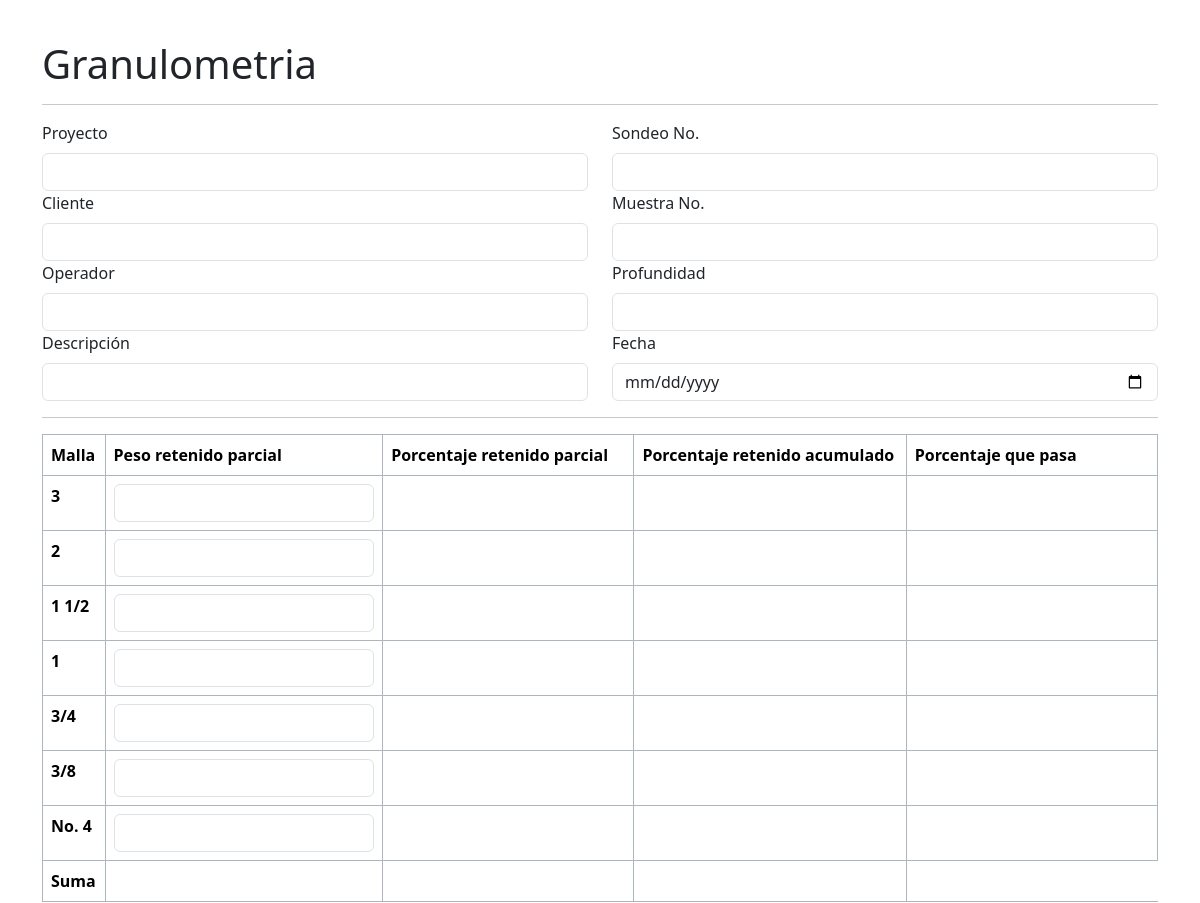
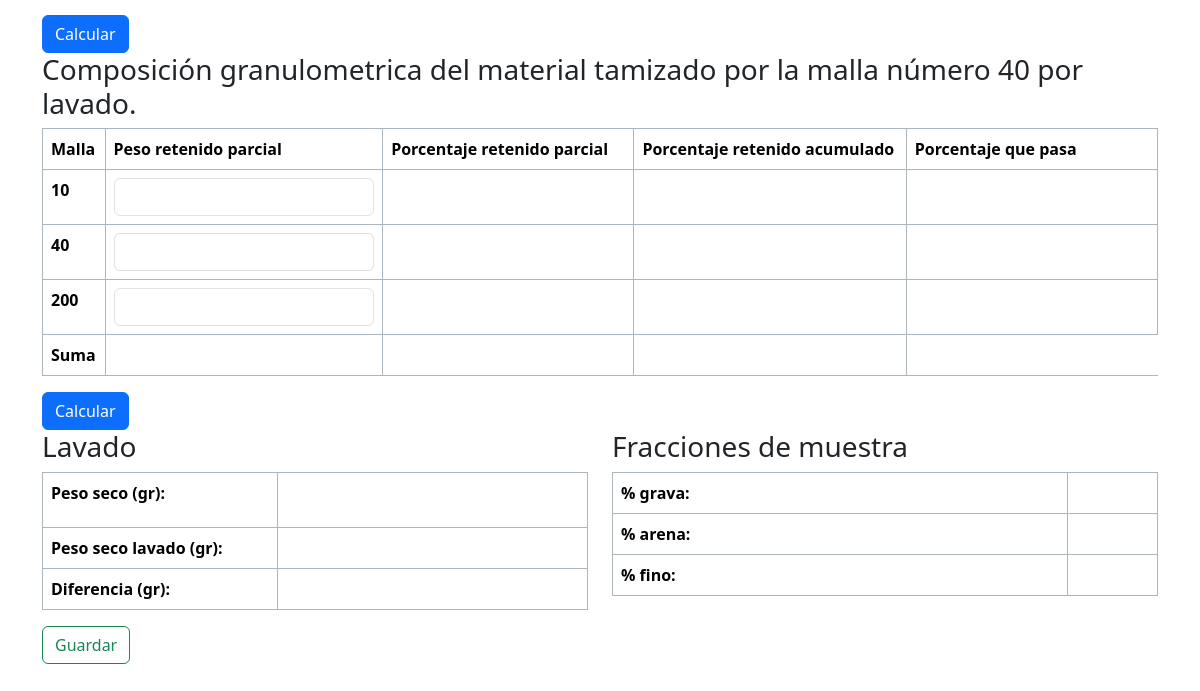
Before: /granulometria/ with the older database file (2 pictures, top to bottom).
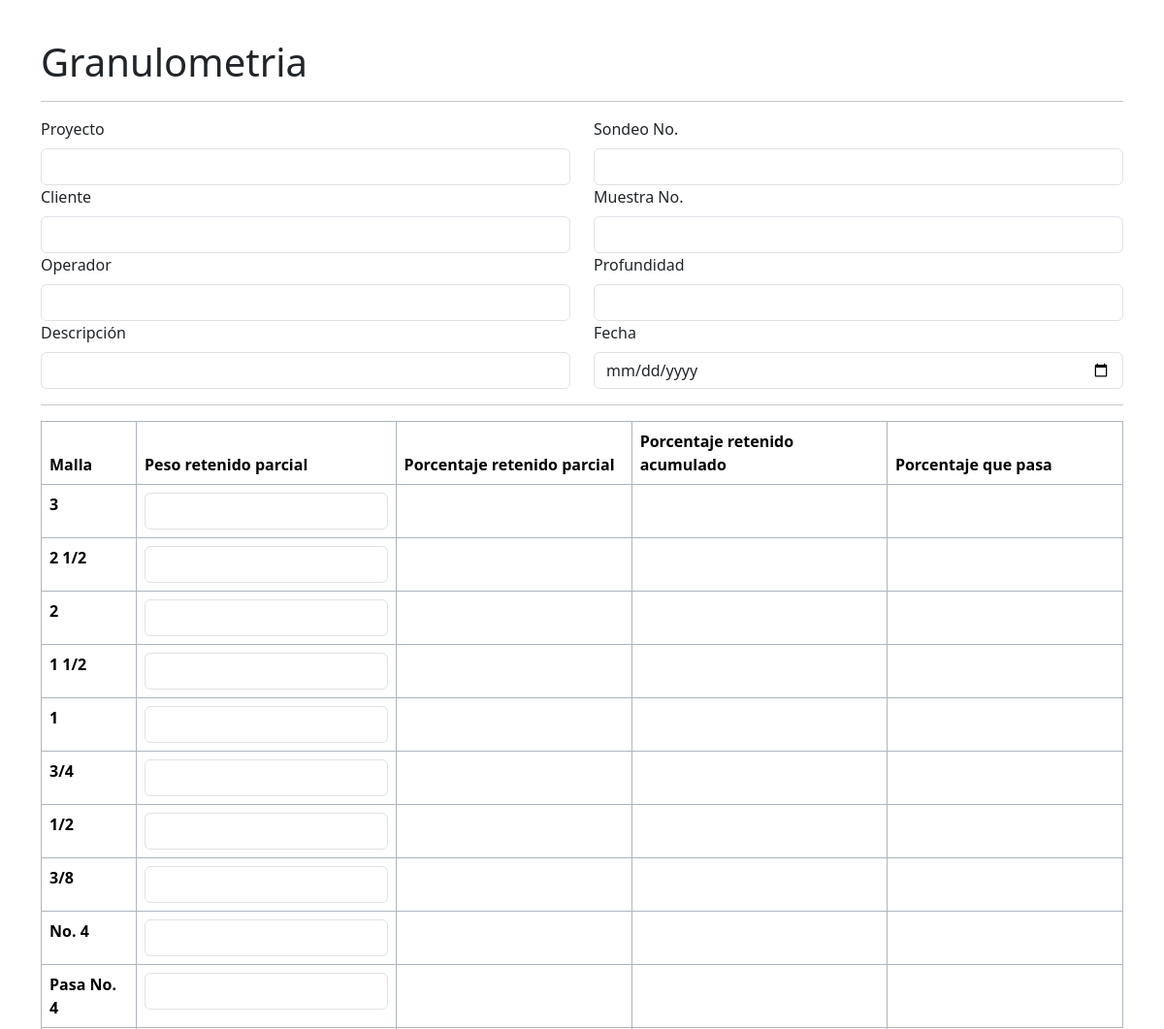
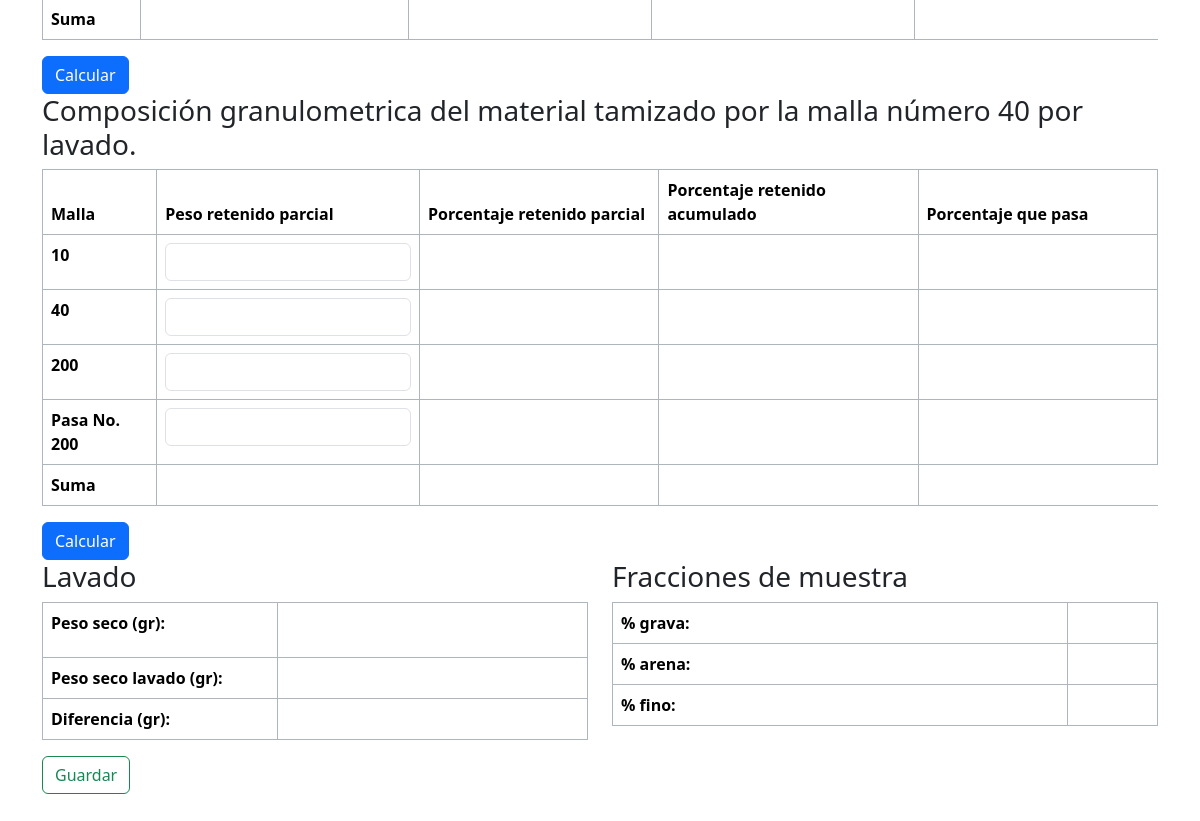
After: the same page with the newer database file (2 pictures, top to bottom).
### ensayos/models.py (models this page shows)
class Mallas(models.Model):
    id_malla = models.IntegerField(primary_key=True)
    medida = models.TextField()
    medida_mm = models.DecimalField(max_digits=10, decimal_places=3, null=True)

### ensayos/views.py (the view)
# urls.py: path('granulometria/', ensayos.views.granulometria),
def granulometria(request):
    if request.method == 'POST':
        nombre_proyecto = request.POST('nombre_proyecto')
        cliente = request.POST('cliente')
        operador = request.POST('operador')
        descripcion = request.POST('descripcion')
        no_sondeo = request.POST('no_sondeo')
        no_muestra = request.POST('no_muestra')
        profundidad = request.POST('profundidad')
        fecha_ensayo = request.POST('fecha_ensayo')
        PRP = request.POST.getlist('PRP')
        PerRP = request.POST.getlist('PeRP')
        PerRA = request.POST.getlist('PeRA')
        PQP = request.POST.getlist('PQP')
        PRPL = request.POST.getlist('PRPL')
        PerRPL = request.POST.getlist('PeRPL')
        PerRAL = request.POST.getlist('PeRAL')
        PQPL = request.POST.getlist('PQPL')
        with connection.cursor() as cursor:
            cursor.execute("INSERT INTO ensayos_ensayo(nombre_proyecto, cliente,operador,descripcion, no_sondeo, profundidad, fecha, tipo, codigo_area_id) VALUES(%s, %s, %s, %s, %s, %s, %s, %s, %s)")
            cursor.execute("SELECT * FROM ensayos_ensayo ORDER BY id DESC LIMIT 1;").fetchall()
            cursor.execute("INSERT INTO ensayos_granulometria(PRP, PeRP,PRA, PeQP, id_ensayo_id, id_malla_id) VALUES(%s, %s, %s, %s, %s, %s )")
        cursor.commit()
        print("return html: "+ str(PRP))
        print("return html prpl: "+ str(PRPL))
        return render(request, 'index.html')
    else:
        mallas = models.Mallas.objects.values_list('medida', 'medida_mm', 'id_malla')
        print(mallas)
        return render(request, 'granulometria.html', context={
            'mallas': mallas,
        })

### ensayos/templates/granulometria.html (shortened to what this page needs)
{% extends "layout.html" %}
{% block content %}
<h1> Granulometria </h1>
<hr>
<form>
  <div class="row">
    <div class="col-md">
      <label class="form-label">Proyecto</label>
      <input type="text" name="nombre_proyecto" class="form-control">
      <label class="form-label">Cliente</label>
      <input type="text" name="cliente" class="form-control">
      <label class="form-label">Operador</label>
      <input type="text" name="operador" class="form-control">
      <label class="form-label">Descripción</label>
      <input type="text" name="descripcion" class="form-control">
    </div>
    <div class="col-md">
      <label class="form-label">Sondeo No.</label>
      <input type="text" name="no_sondeo" class="form-control">
      <label class="form-label">Muestra No.</label>
      <input type="text" name="no_muestra" class="form-control">
      <label class="form-label">Profundidad</label>
      <input type="text" name="profundidad"  class="form-control">
      <label class="form-label">Fecha</label>
      <input type="date" name="fecha_ensayo" class="form-control">
    </div>
  </div>
</form>
<hr>
<form action="/granulometria/" method="POST">
  <div class="row ">
    <div class="table-responsive">
      <table class="table table-bordered border-dark-subtle">
        <thead>
          <tr>
            <th scope="col">Malla</th>
            <th scope="col">Peso retenido parcial</th>
            <th scope="col">Porcentaje retenido parcial</th>
            <th scope="col">Porcentaje retenido acumulado</th>
            <th scope="col">Porcentaje que pasa</th>
          </tr>
        </thead>
        <tbody>
          {% for medida in mallas %}
          <tr>
            {% if medida.1 > 2 or medida.0 == "Pasa No. 4" %}
            <th scope="row">{{ medida.0 }}</th>
            <td><input class="form-control" name="PRP" type="number" step="0.01" value="" id="PRP{{medida.2}}"
                oninput="sumaPRP(event,'PRP' ,'sumaPRP')"> </td>
            <td><input class="form-control-plaintext" name="PeRP" type="number" step="0.01" value="" id="PeRP{{medida.2}}"
                readonly></td>
            <td><input class="form-control-plaintext" name="PeRA" type="number" step="0.01" value="" readonly></td>
            <td><input class="form-control-plaintext" name="PQP" type="number" step="0.01" value="" id="PQP{{medida.2}}" readonly></td>
            {% endif %}
          </tr>
          {% endfor %}
          <tr>
            <th>Suma</th>
            <td id="sumaPRP"> </td>
            <td id="sumaPeRP"></td>
            <td></td>
          </tr>
        </tbody>
      </table>
    </div>
  </div>
  <button type="button" class="btn btn-primary"
    onclick="calcTabla1(event, 'PRP' ,'PeRP', 'PeRA', 'PQP', 'sumaPRP', 'sumaPeRP')">Calcular</button>
  <br>
  <h3>Composición granulometrica del material tamizado por la malla número 40 por lavado.</h3>
  <div class="row">
    <div class="table-responsive ">
      <table class="table table-bordered border-dark-subtle">
        <thead>
          <tr>
            <th scope="col">Malla</th>
            <th scope="col">Peso retenido parcial</th>
            <th scope="col">Porcentaje retenido parcial</th>
            <th scope="col">Porcentaje retenido acumulado</th>
            <th scope="col">Porcentaje que pasa</th>
          </tr>
        </thead>
        <tbody>
          {% for x in mallas %}
          <tr>
            {% if x.1 < 4 or x.0 == "Pasa No. 200" %}
            <th scope="row">{{ x.0 }}</th>
              <td><input class="form-control" name="PRPL" type="number" min="0" step="0.01" value=""
                  oninput="sumaPRP(event,'PRPL' ,'sumaPRPL')" id="PRPL{{x.2}}"> </td>
              <td><input class="form-control-plaintext" name="PeRPL" type="number" min="0" step="0.01" value="" readonly></td>
              <td><input class="form-control-plaintext" name="PeRAL" type="number" min="0" step="0.01" value="" readonly></td>
              <td><input class="form-control-plaintext" name="PQPL" type="number" min="0" step="0.01" value="" id="PQPL{{x.2}}" readonly></td>
              {% endif %}
          </tr>
          {% endfor %}
          <tr>
            <th>Suma</th>
            <td id="sumaPRPL"></td>
            <td id="sumaPeRPL"></td>
            <td></td>
          </tr>
        </tbody>
      </table>
    </div>
  </div>
  <button type="button" class="btn btn-primary"
    onclick="calcTabla2(event, 'PRPL' ,'PeRPL', 'PeRAL', 'PQPL', 'sumaPRPL', 'sumaPeRPL')" id="calcular_granulometria">Calcular</button>
<br>
  <div class="row ">
    <div class="col-md">
      <h3>Lavado</h3>
      <div class="table-responsive">
        <table class="table table-bordered border-dark-subtle">
          <tbody>
            <tr>
              <th scope="row">Peso seco (gr):</th>
              <td id="">
                <input type="text" readonly class="form-control-plaintext" id="PS_GRANULOMETRIA" value="">
              </td>
            </tr>
            <tr>
              <th scope="row">Peso seco lavado (gr):</th>
              <td id="PSL_GRANULOMETRIA"> </td>
            </tr>
            <tr>
              <th scope="row">Diferencia (gr):</th>
              <td id="DIF_GRANULOMETRIA"> </td>
            </tr>
          </tbody>
        </table>
      </div>
    </div>
    <div class="col-md ">
      <h3>Fracciones de muestra</h3>
      <div class="table-responsive">
        <table class="table table-bordered border-dark-subtle">
          <tbody>
            <tr>
              <th scope="row">% grava:</th>
              <td id="PCEG_GRANULOMETRIA"> </td>
            </tr>
            <tr>
              <th scope="row">% arena:</th>
              <td id="PCEA_GRANULOMETRIA"> </td>
            </tr>
            <tr>
              <th scope="row">% fino:</th>
              <td id="PCEF_GRANULOMETRIA"> </td>
            </tr>
          </tbody>
        </table>
      </div>
    </div>
  </div>
  <button type="submit" class="btn btn-outline-success">Guardar</button>
</form>
{% endblock %}

### ensayos/templates/layout.html (shortened to what this page needs)
{% load static %}
<!doctype html>
<html lang="es">
<head>
  <link href="https://cdn.jsdelivr.net/npm/bootstrap@5.3.3/dist/css/bootstrap.min.css" rel="stylesheet"
>
  <link rel="stylesheet" href="{% static 'styles.css' %}">
</head>
<body>
  <div class="container">
    {% block content %}
    {% endblock %}
  </div>
</body>
</html>

### ensayos/static/styles.css (style rules this page uses)
.container { margin-top: 5vh !important; margin-bottom: 5vh !important; }

Changed rows visible on the page:
now on this page (row edited): Mallas: medida "2 1/2", shown under "Granulometria"
now on this page (row edited): Mallas: medida "1/2", shown under "Granulometria"
added Mallas: medida "Pasa No. 4", shown under "Granulometria"
added Mallas: medida "Pasa No. 200"
